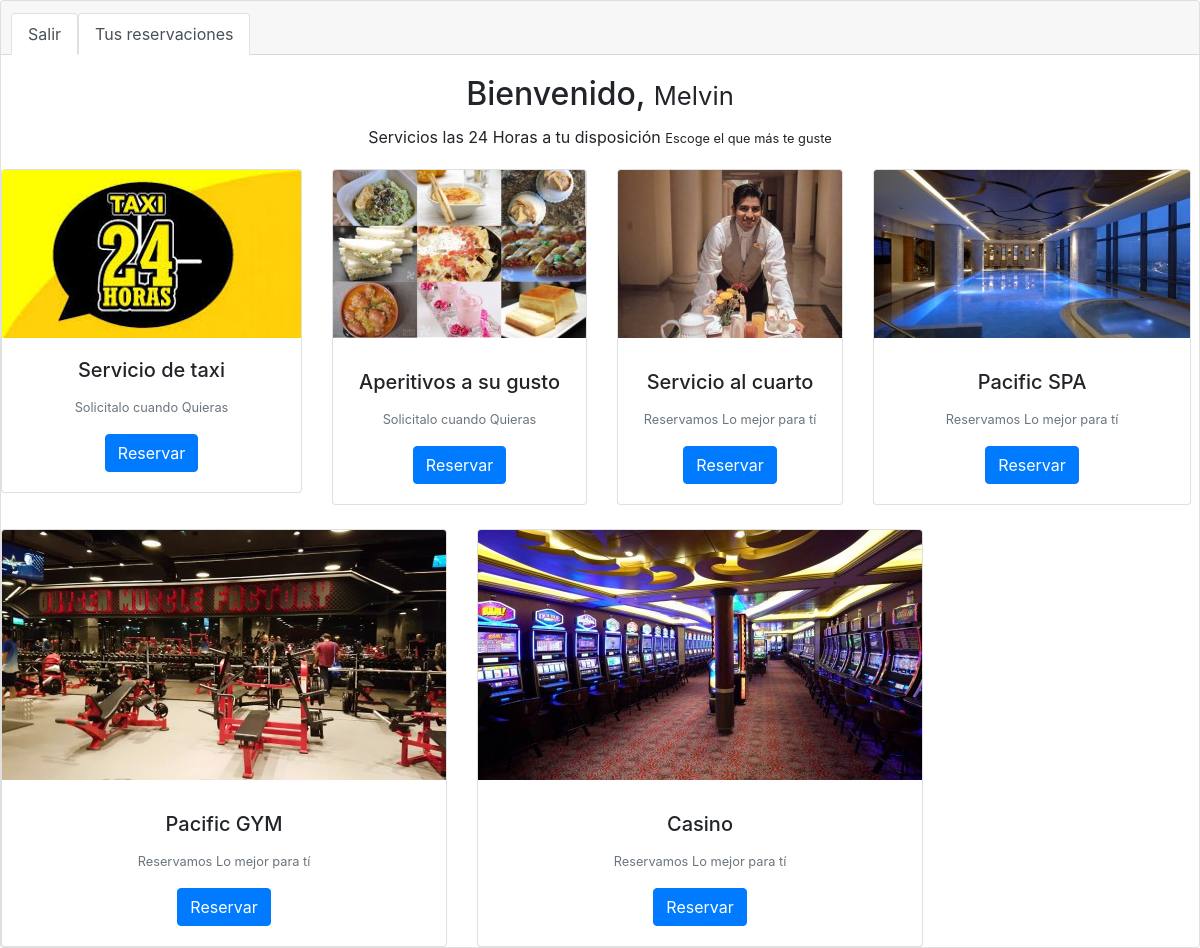
Page /views/servicios_extras.php?&id=4 (signed in) on the committed database.
### tables this page shows
CREATE TABLE IF NOT EXISTS `servi_extra` (
  `id` int(11) NOT NULL AUTO_INCREMENT,
  `descripcion` varchar(250) NOT NULL,
  `precio` decimal(16,2) NOT NULL,
  PRIMARY KEY (`id`)
);

### models/tipo_usuarios.php (called while the page is built, shortened)
<?php
    require_once("conexion.php");
  class Tipo_usuario{
    private $conexion = null;
        public function __construct(){
            $con = new conexion();
            $this->conexion = $con->getconexion();
        }
        public function servicios(){
            $fila = $this->conexion->query("SELECT * FROM servi_extra ");
            return $fila->fetch_all();
        }
    }
?>

### models/conexion.php (called while the page is built, shortened)
<?php
    class conexion {
        private $host = "localhost";
        private $usuario = "root";
        private $clave = "";
        private $db= "hotel";
        private $con = null;
        public function __construct(){
            $this->con = new mysqli($this->host, $this->usuario, $this->clave, $this->db);
        }
        public function getConexion(){
            return $this->con;
        }
}
?>

### views/servicios_extras.php (the view, shortened to what this page needs)
<?php
        if(!isset($_SESSION['id_usuarios']) || empty($_SESSION['id_usuarios']) ){
            header('Location: login.php');
        }else{
            $usuario = $_SESSION['nombre'];
        }
        if($_SESSION['id_tusuario'] == 1) {
                        require_once("../models/tipo_usuarios.php");
                        $t_usuario =  new Tipo_usuario();
                        $servicios = $t_usuario->servicios();
?>
<!DOCTYPE html>
<html xmlns="http://www.w3.org/1999/xhtml">
<head>
    <link rel="stylesheet" href="https://stackpath.bootstrapcdn.com/bootstrap/4.3.1/css/bootstrap.min.css">
 </head>
<body>
<div class="card text-center">
    <div class="card-header">
        <ul class="nav nav-tabs card-header-tabs">
            <li class="nav-item">
                <a class="nav-link active" href="login.php">Salir</a>
            </li>
            <li class="nav-item">
                <a class="nav-link active" href="usuario_lista.php">Tus reservaciones</a>
            </li>
        </ul>
    </div>
    <div class="card-body">
        <h2 class="card-title">Bienvenido, <small><?= $usuario ?></small></h2>
        <p class="card-text"> Servicios las 24 Horas a tu disposición <small> Escoge el que más te guste</small></p>
    </div>
<div class="card-deck">
    <form  action="../controllers/usuario_controllers.php?action=taxi24&id=<?= $_GET['id'] ?>" method="post">
        <div class="card">
            <img class="card-img-top" src="../assets/img/taxi24.jpg" alt="Card image cap">
            <div class="card-body">
                <?php foreach ($servicios as $fila) { ?>
                    <h5 class="card-title"><?php if ($fila[0] == 1) {
                        echo $fila[1];
                    }  ?></h5>
                <?php }?>
                    <p class="card-text"><small class="text-muted">Solicitalo cuando Quieras</small></p>
                <input   type="submit" value="Reservar" class="btn btn-primary">
            </div>
        </div>
    </form>
    <form  action="../controllers/usuario_controllers.php?action=comida24&id=<?= $_GET['id'] ?>" method="post">
  <div class="card">
    <img class="card-img-top" src="../assets/img/comida24.jpg" alt="Card image cap">
    <div class="card-body">
    <?php foreach ($servicios as $fila) { ?>
                    <h5 class="card-title"><?php if ($fila[0] == 2) {
                        echo $fila[1];
                    }  ?></h5>
                <?php }?>
      <p class="card-text"><small class="text-muted">Solicitalo cuando Quieras</small></p>
      <input type="submit" value="Reservar" class="btn btn-primary">
    </div>
  </div>
  </form>
  <form action="../controllers/usuario_controllers.php?action=comida24&id=<?= $_GET['id'] ?>" method="post">
  <div class="card">
    <img class="card-img-top" src="../assets/img/servicio24.jpg" alt="Card image cap">
    <div class="card-body">
    <?php foreach ($servicios as $fila) { ?>
                    <h5 class="card-title"><?php if ($fila[0] == 3) {
                        echo $fila[1];
                    }  ?></h5>
                <?php }?>
      <p class="card-text"><small class="text-muted">Reservamos Lo mejor para tí</small></p>
      <input type="submit" value="Reservar" class="btn btn-primary">
    </div>
  </div>
  </form>
  <form action="../controllers/usuario_controllers.php?action=spa24&id=<?= $_GET['id'] ?>" method="post">
  <div class="card">
    <img class="card-img-top" src="../assets/img/spa24.jpg" alt="Card image cap">
    <div class="card-body">
    <?php foreach ($servicios as $fila) { ?>
                    <h5 class="card-title"><?php if ($fila[0] == 4) {
                        echo $fila[1];
                    }  ?></h5>
                <?php }?>
      <p class="card-text"><small class="text-muted">Reservamos Lo mejor para tí</small></p>
      <input type="submit" value="Reservar" class="btn btn-primary">
    </div>
  </div>
  </form>
</div>
<br>
<div class="card-deck" >
<form action="../controllers/usuario_controllers.php?action=gym24&id=<?= $_GET['id'] ?>" method="post">
  <div class="card">
    <img class="card-img-top" src="../assets/img/gym24.jpg" alt="Card image cap">
    <div class="card-body">
    <?php foreach ($servicios as $fila) { ?>
                    <h5 class="card-title"><?php if ($fila[0] == 5) {
                        echo $fila[1];
                    }  ?></h5>
                <?php }?>
      <p class="card-text"><small class="text-muted">Reservamos Lo mejor para tí</small></p>
      <input type="submit" value="Reservar" class="btn btn-primary">
    </div>
  </div>
  </form>
  <form action="../controllers/usuario_controllers.php?action=casino24&id=<?= $_GET['id'] ?>" method="post">
  <div class="card">
    <img class="card-img-top" src="../assets/img/casino24.jpg" alt="Card image cap">
    <div class="card-body">
    <?php foreach ($servicios as $fila) { ?>
                    <h5 class="card-title"><?php if ($fila[0] == 6) {
                        echo $fila[1];
                    }  ?></h5>
                <?php }?>
      <p class="card-text"><small class="text-muted">Reservamos Lo mejor para tí</small></p>
      <input type="submit" value="Reservar" class="btn btn-primary">
    </div>
  </div>
  </form>
</div>
</body>
</html>
<?php }  ?>

### rows in the picture
servi_extra: descripcion "Servicio de taxi"
servi_extra: descripcion "Aperitivos a su gusto"
servi_extra: descripcion "Servicio al cuarto"
servi_extra: descripcion "Pacific SPA"
servi_extra: descripcion "Pacific GYM"
servi_extra: descripcion "Casino"

### other values in the picture
$usuario "Melvin"
